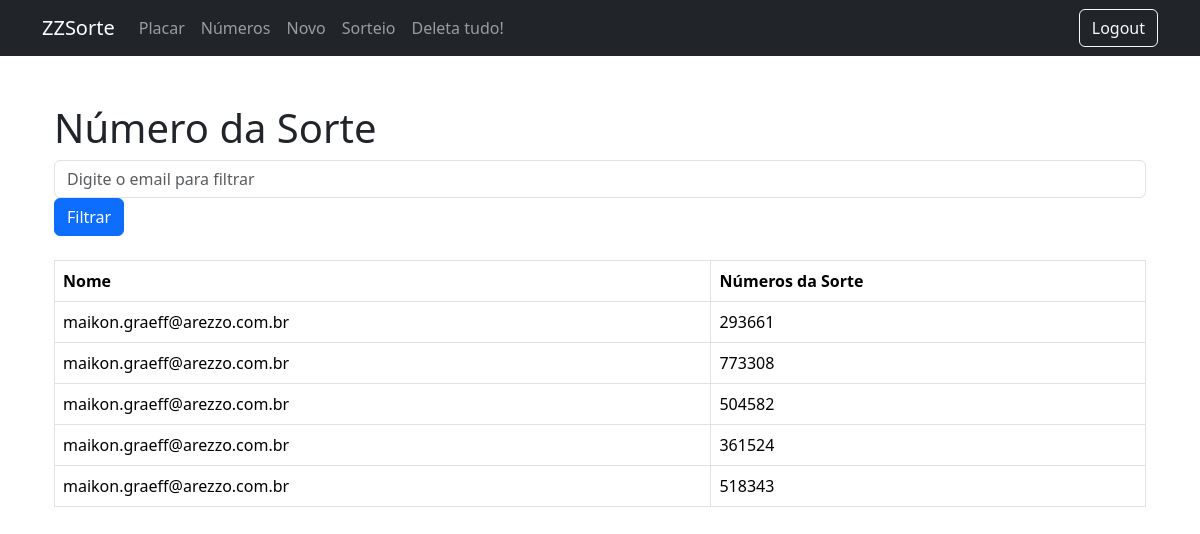
The app's page / (signed in) with its own data.
### core/models.py (models this page shows, shortened)
class LuckyNumber(models.Model):
    ORIGINS = [
        ('melhor_semana', 'Melhor da Semana'),
        ('destaque', 'Destaque'),
    ]
    email = models.EmailField(max_length = 254)
    origin = models.CharField(max_length=20, choices=ORIGINS)
    number = models.PositiveIntegerField(unique=True, editable=False)
    campaign = models.ForeignKey(Campaign, on_delete=models.CASCADE, related_name='campaign')
    created_at = models.DateTimeField(auto_now_add=True)
    updated_at = models.DateTimeField(auto_now=True)

### core/views.py (the view)
# urls.py: path('', Show_Luckinumber, name='luckinumber_all'),
@login_required
def Show_Luckinumber(request):
    if not request.user.is_authenticated:
        return redirect('login')
    if request.GET.get('email'):
            numbers = LuckyNumber.objects.filter(email__icontains=request.GET.get('email'))
    else:
        numbers = LuckyNumber.objects.all()
    return render(request, 'core/luckinumber_all.html', {'pessoas': numbers})

### core/templates/core/luckinumber_all.html (shortened to what this page needs)
{% extends "base.html" %}
{% block content %}
<div class="container mt-5">
    <h1>Número da Sorte</h1>
    <form method="get" action="{% url 'luckinumber_all' %}" class="mb-4">
        <div class="form-group">
            <input type="text" class="form-control" id="email" name="email" placeholder="Digite o email para filtrar" value="{{ request.GET.email }}">
            <button type="submit" class="btn btn-primary">Filtrar</button>
        </div>
    </form>
    <table class="table table-bordered">
        <thead>
            <tr>
                <th>Nome</th>
                <th>Números da Sorte</th>
            </tr>
        </thead>
        <tbody>
            {% for pessoa in pessoas %}
            <tr>
                <td>{{ pessoa.email }}</td>
                <td>{{ pessoa.number }}</td>
            </tr>
            {% empty %}
            <tr>
                <td colspan="2">Nenhuma número encontrada.</td>
            </tr>
            {% endfor %}
        </tbody>
    </table>
<pre>
</pre>
</div>
{% endblock %}

### records on screen
LuckyNumber: email "maikon.graeff@arezzo.com.br", number "293661"
LuckyNumber: email "maikon.graeff@arezzo.com.br", number "773308"
LuckyNumber: email "maikon.graeff@arezzo.com.br", number "504582"
LuckyNumber: email "maikon.graeff@arezzo.com.br", number "361524"
LuckyNumber: email "maikon.graeff@arezzo.com.br", number "518343"
